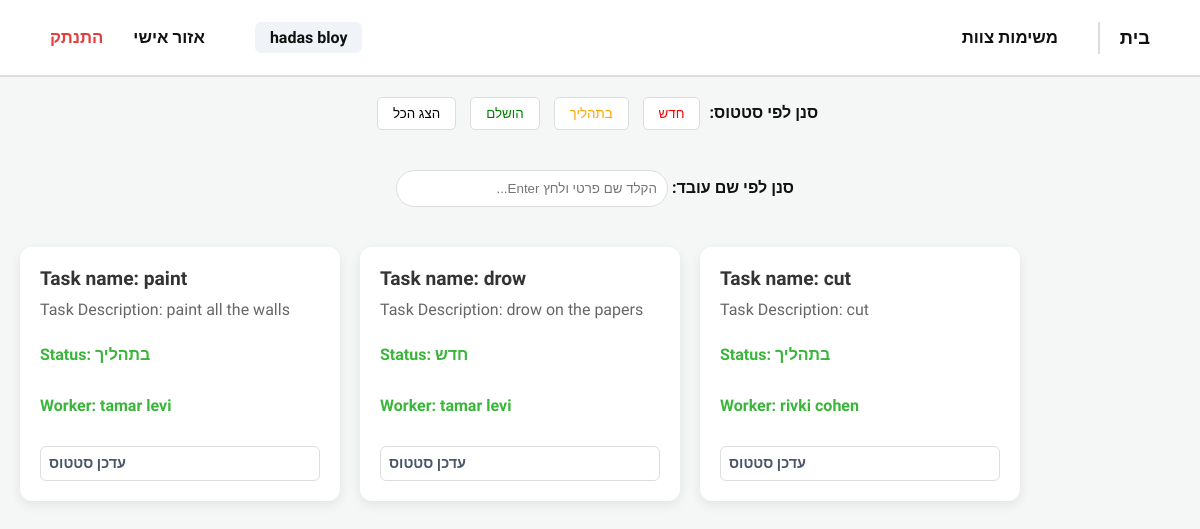
Screenshot of /getTeamsTasks/painters/ (signed in) with the database file from the repository.
### DjangoApp/models.py (models this page shows, shortened)
class User(AbstractUser):
    class Role(models.TextChoices):
        MANAGER = 'מנהל', 'מנהל'
        WORKER = 'עובד', 'עובד'
    id = models.AutoField(primary_key=True)
    role = models.CharField(
        max_length=20,
        choices=Role.choices,
        default=Role.WORKER
    )
    team = models.ForeignKey(
        'Team',
        on_delete=models.SET_NULL,
        null=True,
        blank=True,
        related_name="team_users"
    )
    def __str__(self):
        return f"{self.first_name} {self.last_name}"

class Task(models.Model):
    class Status(models.TextChoices):
        NEW = 'חדש', 'חדש'
        IN_PROGRESS = 'בתהליך', 'בתהליך'
        DONE = 'הושלם', 'הושלם'
    id = models.AutoField(primary_key=True)
    task_name = models.CharField(max_length=100)
    task_description = models.TextField()
    end_date = models.DateField()
    status = models.CharField(
        max_length=20,
        choices=Status.choices,
        default=Status.NEW
    )
    user = models.ForeignKey(
        'User',
        on_delete=models.SET_NULL,
        null=True,
        blank=True,
        related_name="user_tasks"
    )
    team_name = models.ForeignKey(
        'Team',
        on_delete=models.SET_NULL,
        null=True,
        blank=True,
        related_name="team_tasks"
    )

### DjangoApp/views.py (the view)
# urls.py: path('getTeamsTasks/<str:team>/', views.getTeamsTasks, name='getTeamsTasks'),
def getTeamsTasks(request, team):
    team_obj = get_object_or_404(Team, team_name=team)
    tasks = Task.objects.filter(team_name=team_obj)
    return render(request, "getAllTasks.html", {"tasks": tasks, "team": team_obj})

### templates/getAllTasks.html (shortened to what this page needs)
{% extends 'navBar.html' %}
{% block content %}
<div class="filter-section">
    <div class="filter-buttons" style="padding: 20px; text-align: center;">
        <span style="font-weight: bold; margin-right: 10px;">סנן לפי סטטוס:</span>
        <a href="{% url 'filterByStatus' 'חדש' %}"><button style="color:red">חדש</button></a>
        <a href="{% url 'filterByStatus' 'בתהליך' %}"><button style="color:orange">בתהליך</button></a>
        <a href="{% url 'filterByStatus' 'הושלם' %}"><button style="color:green">הושלם</button></a>
        {% if user.team %}
            <a href="{% url 'getTeamsTasks' user.team.team_name %}"><button>הצג הכל</button></a>
        {% else %}
            <a href="{% url 'getAllTasks' %}"><button>הצג הכל</button></a>
        {% endif %}
    </div>
    <div class="filter-input" style="padding: 20px; text-align: center;">
        <span style="font-weight: bold; margin-right: 10px;">סנן לפי שם עובד:</span>
        <input type="text" id="workerSearch" placeholder="הקלד שם פרטי ולחץ Enter..."
               style="padding: 10px; border-radius: 20px; border: 1px solid #ddd; width: 250px;"
               onkeydown="if(event.key==='Enter') window.location.href='/filterByWorker/' + this.value + '/'">
    </div>
</div>
<div class="task-container">
    {% for task in tasks %}
    <div class="task-card">
        <h1>Task name: {{ task.task_name }}</h1>
        <h2> Task Description: {{ task.task_description }}</h2>
        <p class="status-label">Status: {{ task.status }}</p>
        <p class="worker-label">Worker: {{ task.user }}</p>
        {% if user.role != "מנהל" %}
            <div class="status-updater" style="margin-top: 15px;">
                <select id="status-{{ task.id }}" onchange="location.href='/changeStatus/{{ task.id }}/' + this.value + '/'">
                    <option value="" selected disabled hidden>עדכן סטטוס</option>
                </select>
            </div>
        {% endif %}
    </div>
    {% endfor %}
</div>
{% endblock %}

### templates/navBar.html (shortened to what this page needs)
<!DOCTYPE html>
<html lang="he" dir="rtl">
<head>
</head>
<body>
    <nav>
        <div class="nav-links">
            <a href="{% url 'home' %}" class="special-link">בית</a>
            {% if user.is_authenticated %}
                {% if user.team and user.role != "מנהל"%}
                    <a href="{% url 'getTeamsTasks' team=user.team.team_name %}">משימות צוות</a>
                {% else %}
                    <span class="no-team-tag">(ללא צוות)</span>
                {% endif %}
            {% endif %}
        </div>
        <div class="nav-links">
            {% if user.is_authenticated %}
                <span class="user-greeting">{{ user.first_name }} {{ user.last_name }}</span>
                <a href="{% url 'personalArea' %}">אזור אישי</a>
                <a href="{% url 'logout' %}" class="logout-link">התנתק</a>
            {% else %}
                <a href="{% url 'login' %}">התחברות</a>
                <a href="{% url 'register' %}" class="special-link">הרשמה למערכת</a>
            {% endif %}
        </div>
    </nav>
    <div class="content">
        {% block content %}
        {% endblock %}
    </div>
</body>
</html>

### templates/navBar.html (style rules this page uses)
:root { --nav-bg: #ffffff; --text-main: #111111; --text-muted: #4a5568; --border-color: #dddddd; --accent-color: #000000; }
body { font-family: 'Assistant', sans-serif; background-color: #f4f7f6; margin: 0; color: var(--text-main); }
nav { background: var(--nav-bg); padding: 0 50px; height: 75px; display: flex; align-items: center; justify-content: space-between; border-bottom: 2px solid var(--border-color); position: sticky; top: 0; z-index: 1000; }
.nav-links { display: flex; align-items: center; gap: 30px; }
nav a { color: var(--text-main); text-decoration: none; font-size: 1.05rem; font-weight: 600; transition: all 0.2s ease; padding: 5px 0; }
.special-link { font-weight: 800 !important; font-size: 1.15rem; border-left: 2px solid var(--border-color); padding-left: 20px; margin-left: 10px; }
.user-greeting { font-size: 1rem; font-weight: 700; color: var(--text-main); background: #f0f4f8; padding: 6px 15px; border-radius: 6px; margin-left: 20px; }
.logout-link { color: #e53e3e; font-weight: 700; }
.content { max-width: 1200px; margin: 0 auto; min-height: calc(100vh - 75px); }

### templates/getAllTasks.html (style rules this page uses)
.task-container { display: flex; flex-wrap: wrap; gap: 20px; padding: 20px; direction: ltr; }
.task-card { background-color: #ffffff; border: none; border-radius: 12px; padding: 20px; width: 280px; min-height: 200px; box-shadow: 0 4px 12px rgba(0,0,0,0.08); display: flex; flex-direction: column; transition: transform 0.2s; }
.task-card h1 { font-size: 1.2rem; margin: 0 0 10px 0; color: #333; }
.task-card h2 { font-size: 1rem; color: #666; margin: 0 0 10px 0; font-weight: normal; }
.status-label { font-weight: bold; color: #39b639; }
.worker-label { font-weight: bold; color: #39b639; }
.status-updater select { width: 100%; padding: 8px; border: 1px solid #ccc; border-radius: 5px; background-color: white; cursor: pointer; font-family: inherit; }
.status-updater select { width: 100%; padding: 8px 12px; border: 1px solid #e2e8f0; border-radius: 8px; background-color: #ffffff; color: #4a5568; font-size: 0.9rem; font-weight: 600; cursor: pointer; appearance: none; transition: all 0.2s ease; }
.status-updater select { width: 100%; padding: 8px; border: 1px solid #ddd; border-radius: 6px; background-color: #fff; cursor: pointer; }
.filter-section button { padding: 8px 15px; margin: 0 5px; border-radius: 5px; border: 1px solid #ddd; background: white; cursor: pointer; }

### rows the page displays
User: first_name "hadas", last_name "bloy"
Task: task_name "paint", task_description "paint all the walls", status "בתהליך", user "tamar levi"
Task: task_name "drow", task_description "drow on the papers", status "חדש", user "tamar levi"
Task: task_name "cut", task_description "cut", status "בתהליך", user "rivki cohen"
